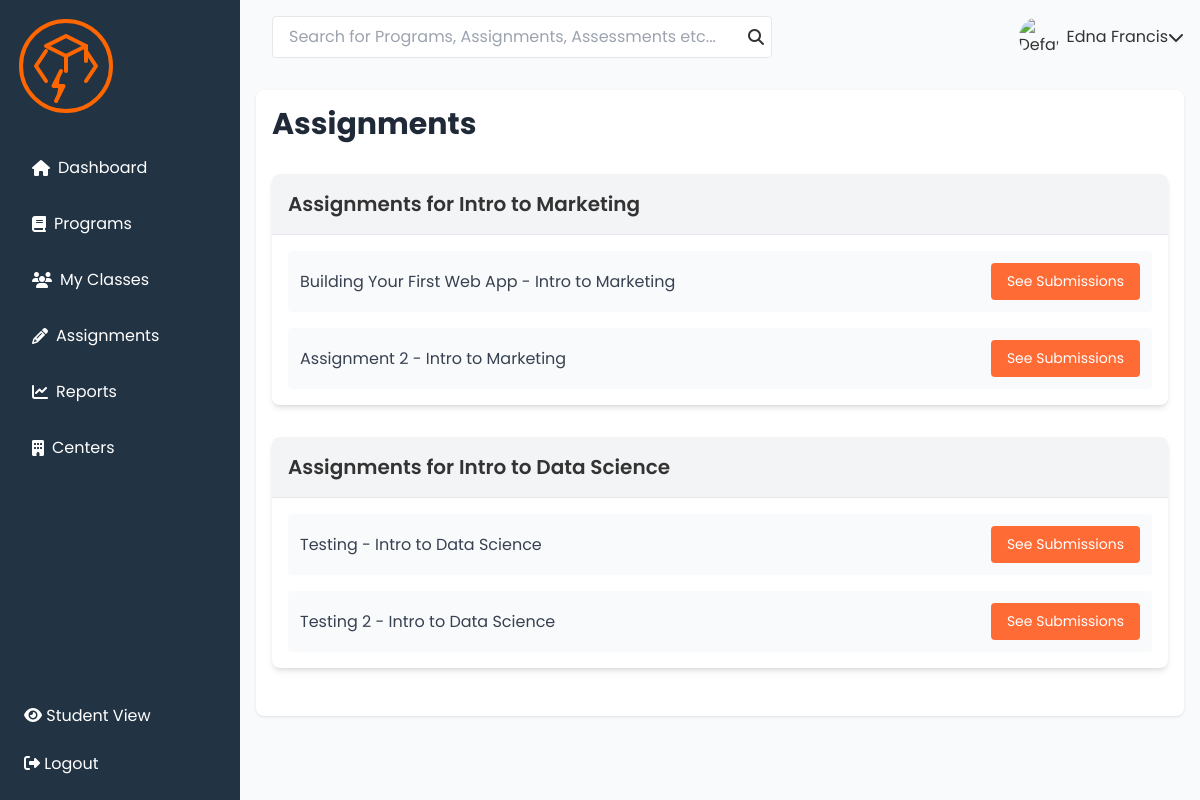
The page /instructor/assignments (signed in) on the database its author committed.
### courses/models.py (models this page shows)
class Course(models.Model):
    title = models.CharField(max_length=100)
    instructor = models.ForeignKey(User, on_delete=models.CASCADE, blank=True, null=True)
    description = models.TextField()
    image = models.ImageField(upload_to='course_images/', max_length=500, blank=True, null=True)
    enrolled_users = models.ManyToManyField(User, related_name='enrolled_courses', blank=True)
    created_at = models.DateTimeField(auto_now_add=True)
    updated_at = models.DateTimeField(auto_now=True)
    def __str__(self):
        return self.title

class Assignment(models.Model):
    course = models.ForeignKey(Course, related_name='assignments', on_delete=models.CASCADE)
    title = models.CharField(max_length=100)
    points = models.CharField(max_length=300, null=True, default="Not graded")
    submission = models.CharField(max_length=3000, null=True, default='Url Link')
    description = models.CharField(max_length=50000)
    due_date = models.DateTimeField()
    created_at = models.DateTimeField(auto_now_add=True)
    updated_at = models.DateTimeField(auto_now=True)
    def __str__(self):
        return f"{self.title} - {self.course.title}"

### assignments/views.py (the view)
# urls.py: path('instructor/assignments', assignment_list, name='assignment_list')
def assignment_list(request):
    courses = Course.objects.filter(instructor=request.user)
    assignments = Assignment.objects.filter(course__in=courses)
    return render(request, 'assignment_list.html', {'courses': courses, 'assignments': assignments})

### assignments/templates/assignment_list.html
{% extends 'instructors/base.html' %}
{% block content %}
<div class="container mx-auto px-4 py-8">
  <h1 class="text-3xl font-bold mb-8 text-gray-800">Assignments</h1>
  {% if courses %}
    {% for course in courses %}
      <div class="mb-8 bg-white shadow-md rounded-lg overflow-hidden">
        <h2 class="text-xl font-semibold bg-gray-100 p-4 border-b">
          Assignments for {{ course }}
        </h2>
        <div class="p-4">
          {% if assignments %}
            <ul class="space-y-4">
              {% for assignment in assignments %}
                {% if assignment.course == course %}
                  <li class="flex items-center justify-between bg-gray-50 p-3 rounded">
                    <span class="text-gray-700">{{ assignment }}</span>
                    <a href="{% url 'submission_list' assignment.id %}" class="btn">
                      See Submissions
                    </a>
                  </li>
                {% endif %}
              {% endfor %}
            </ul>
          {% else %}
            <p class="text-gray-600 italic">No assignments for this course yet.</p>
          {% endif %}
        </div>
      </div>
    {% endfor %}
  {% else %}
    <p class="text-gray-600 italic">No courses found for this instructor.</p>
  {% endif %}
</div>
{% endblock %}

### ourusers/static/css/styles.css (style rules this page uses)
:root { --primary-color: #ff6b35; --secondary-color: #223344; --background-color: #f9fafb; --text-color: #333; --text-secondary: #666; --border-color: #e5e7eb; --sidebar-width: 240px; }
* { margin: 0; padding: 0; box-sizing: border-box; }
body { font-family: 'Poppins', sans-serif; background-color: var(--background-color); color: var(--text-color); }
.btn, .btn-edit, .btn-delete { padding: 0.5rem 1rem; border-radius: 4px; text-decoration: none; font-size: 0.875rem; cursor: pointer; }
.btn { background-color: var(--primary-color); color: white; border: none; }

### rows shown on the page
Course: title "Intro to Marketing"
Assignment: title+course "Building Your First Web App - Intro to Marketing"
Assignment: title+course "Assignment 2 - Intro to Marketing"
Course: title "Intro to Data Science"
Assignment: title+course "Testing - Intro to Data Science"
Assignment: title+course "Testing 2 - Intro to Data Science"
